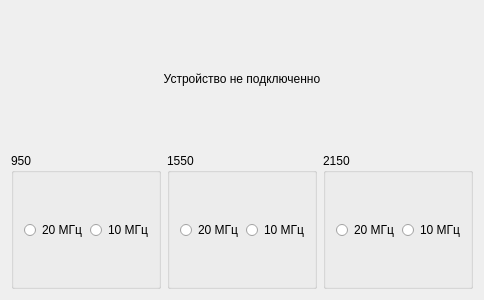
<?xml version="1.0" encoding="UTF-8"?>
<ui version="4.0">
 <class>WindowNes</class>
 <widget class="QWidget" name="WindowNes">
  <property name="geometry">
   <rect>
    <x>0</x>
    <y>0</y>
    <width>400</width>
    <height>300</height>
   </rect>
  </property>
  <property name="windowTitle">
   <string>Form</string>
  </property>
  <layout class="QVBoxLayout" name="verticalLayout">
   <item>
    <widget class="QLabel" name="label">
     <property name="sizePolicy">
      <sizepolicy hsizetype="Minimum" vsizetype="Minimum">
       <horstretch>0</horstretch>
       <verstretch>0</verstretch>
      </sizepolicy>
     </property>
     <property name="text">
      <string>Устройство не подключенно</string>
     </property>
     <property name="scaledContents">
      <bool>true</bool>
     </property>
     <property name="alignment">
      <set>Qt::AlignCenter</set>
     </property>
    </widget>
   </item>
   <item>
    <layout class="QHBoxLayout" name="horizontalLayout_7">
     <item>
      <widget class="QGroupBox" name="groupBox">
       <property name="title">
        <string>950</string>
       </property>
       <property name="flat">
        <bool>false</bool>
       </property>
       <property name="checkable">
        <bool>false</bool>
       </property>
       <layout class="QHBoxLayout" name="horizontalLayout_4">
        <item>
         <widget class="QRadioButton" name="radioButton_8">
          <property name="styleSheet">
           <string notr="true">QRadioButton::indicator{

	width: 13px;
	height: 13px;

}

QRadioButton::indicator::unchecked{

 image: url(://images/circle_gray.png);

}

QRadioButton::indicator::checked{

 image: url(://images/circle_zel.png);

}</string>
          </property>
          <property name="text">
           <string>20 МГц</string>
          </property>
          <property name="checkable">
           <bool>false</bool>
          </property>
          <property name="checked">
           <bool>false</bool>
          </property>
          <property name="autoRepeat">
           <bool>false</bool>
          </property>
          <property name="autoExclusive">
           <bool>false</bool>
          </property>
         </widget>
        </item>
        <item>
         <widget class="QRadioButton" name="radioButton_19">
          <property name="styleSheet">
           <string notr="true">QRadioButton::indicator{

	width: 13px;
	height: 13px;

}

QRadioButton::indicator::unchecked{

 image: url(://images/circle_gray.png);

}

QRadioButton::indicator::checked{

 image: url(://images/circle_zel.png);

}</string>
          </property>
          <property name="text">
           <string>10 МГц</string>
          </property>
          <property name="checkable">
           <bool>false</bool>
          </property>
          <property name="checked">
           <bool>false</bool>
          </property>
          <property name="autoExclusive">
           <bool>false</bool>
          </property>
         </widget>
        </item>
       </layout>
      </widget>
     </item>
     <item>
      <widget class="QGroupBox" name="groupBox_2">
       <property name="title">
        <string>1550</string>
       </property>
       <layout class="QHBoxLayout" name="horizontalLayout_5">
        <item>
         <widget class="QRadioButton" name="radioButton_21">
          <property name="styleSheet">
           <string notr="true">QRadioButton::indicator{

	width: 13px;
	height: 13px;

}

QRadioButton::indicator::unchecked{

 image: url(://images/circle_gray.png);

}

QRadioButton::indicator::checked{

 image: url(://images/circle_zel.png);

}</string>
          </property>
          <property name="text">
           <string>20 МГц</string>
          </property>
          <property name="checkable">
           <bool>false</bool>
          </property>
          <property name="autoExclusive">
           <bool>false</bool>
          </property>
         </widget>
        </item>
        <item>
         <widget class="QRadioButton" name="radioButton_24">
          <property name="styleSheet">
           <string notr="true">QRadioButton::indicator{

	width: 13px;
	height: 13px;

}

QRadioButton::indicator::unchecked{

 image: url(://images/circle_gray.png);

}

QRadioButton::indicator::checked{

 image: url(://images/circle_zel.png);

}</string>
          </property>
          <property name="text">
           <string>10 МГц</string>
          </property>
          <property name="checkable">
           <bool>false</bool>
          </property>
          <property name="checked">
           <bool>false</bool>
          </property>
          <property name="autoExclusive">
           <bool>false</bool>
          </property>
         </widget>
        </item>
       </layout>
      </widget>
     </item>
     <item>
      <widget class="QGroupBox" name="groupBox_3">
       <property name="title">
        <string>2150</string>
       </property>
       <layout class="QHBoxLayout" name="horizontalLayout_6">
        <item>
         <widget class="QRadioButton" name="radioButton_25">
          <property name="styleSheet">
           <string notr="true">QRadioButton::indicator{

	width: 13px;
	height: 13px;

}

QRadioButton::indicator::unchecked{

 image: url(://images/circle_gray.png);

}

QRadioButton::indicator::checked{

 image: url(://images/circle_zel.png);

}</string>
          </property>
          <property name="text">
           <string>20 МГц</string>
          </property>
          <property name="checkable">
           <bool>false</bool>
          </property>
          <property name="checked">
           <bool>false</bool>
          </property>
          <property name="autoRepeat">
           <bool>false</bool>
          </property>
          <property name="autoExclusive">
           <bool>false</bool>
          </property>
         </widget>
        </item>
        <item>
         <widget class="QRadioButton" name="radioButton_29">
          <property name="styleSheet">
           <string notr="true">QRadioButton::indicator{

	width: 13px;
	height: 13px;

}

QRadioButton::indicator::unchecked{

 image: url(://images/circle_gray.png);

}

QRadioButton::indicator::checked{

 image: url(://images/circle_zel.png);

}</string>
          </property>
          <property name="text">
           <string>10 МГц</string>
          </property>
          <property name="checkable">
           <bool>false</bool>
          </property>
          <property name="checked">
           <bool>false</bool>
          </property>
          <property name="autoExclusive">
           <bool>false</bool>
          </property>
         </widget>
        </item>
       </layout>
      </widget>
     </item>
    </layout>
   </item>
  </layout>
 </widget>
 <resources/>
 <connections/>
</ui>
